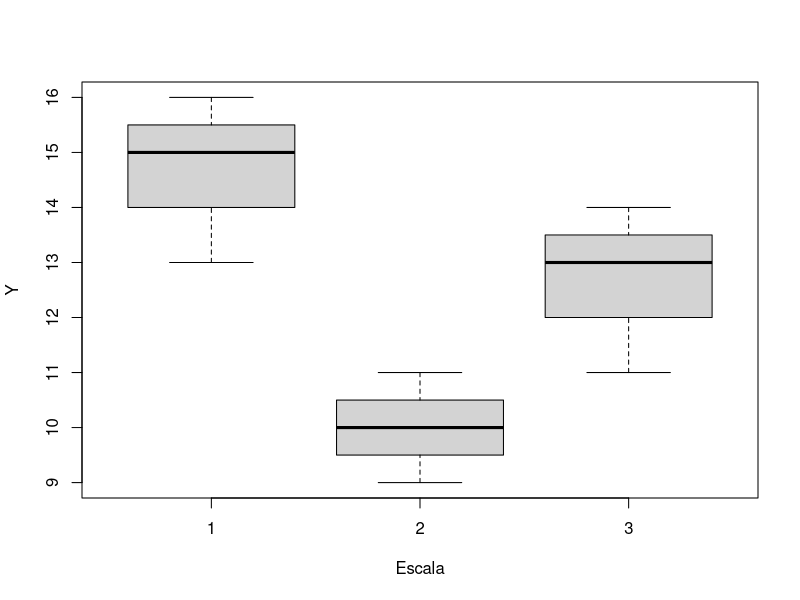
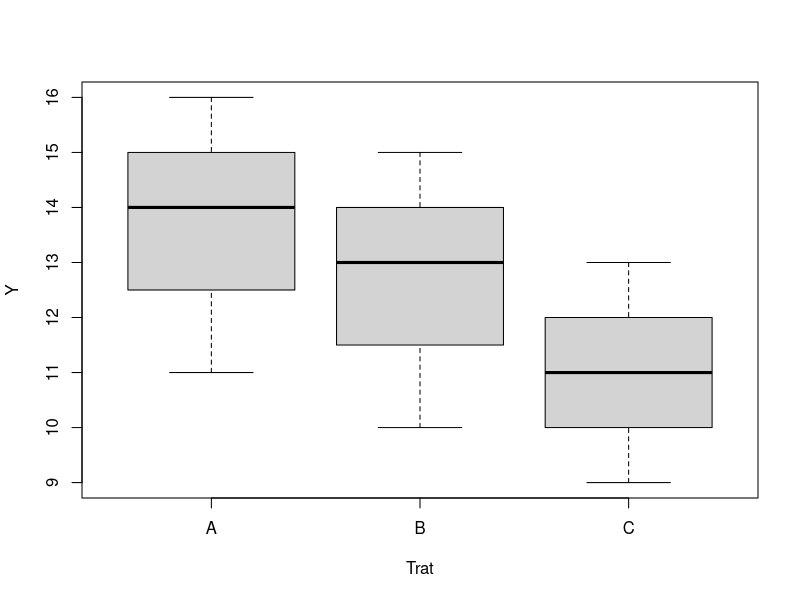
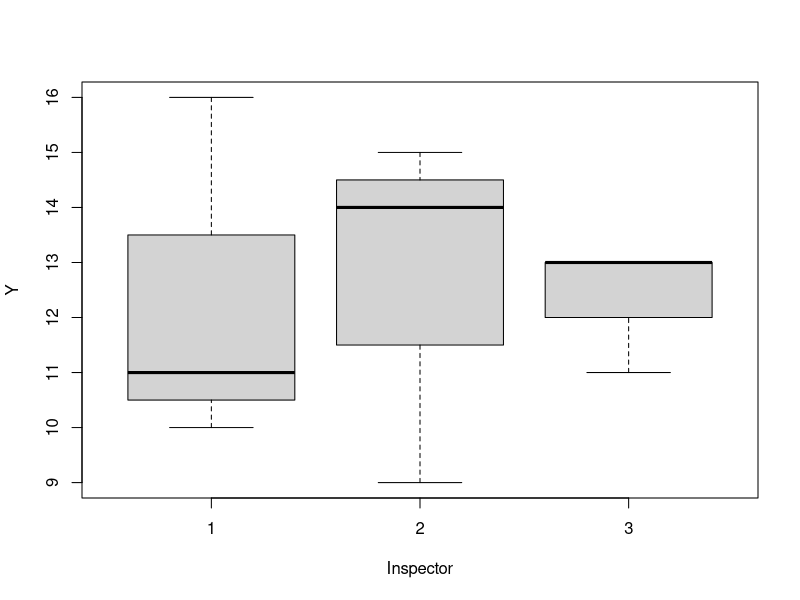
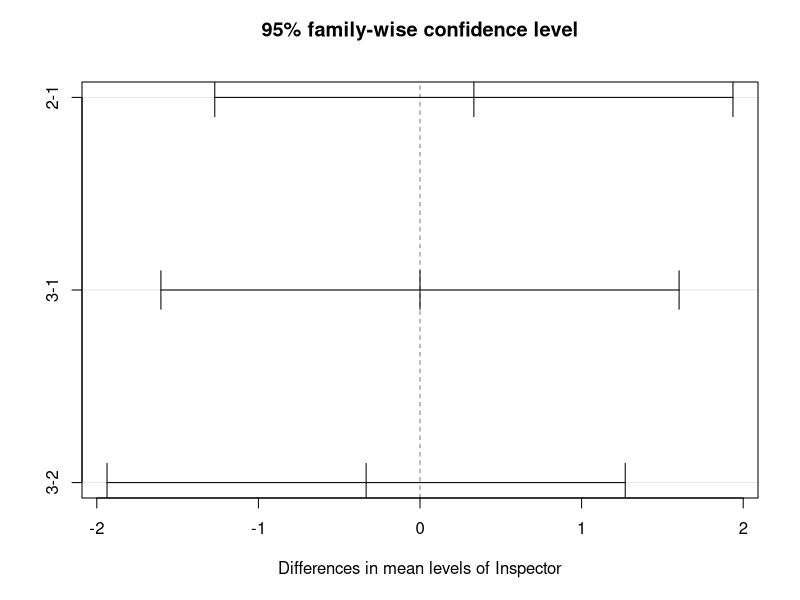
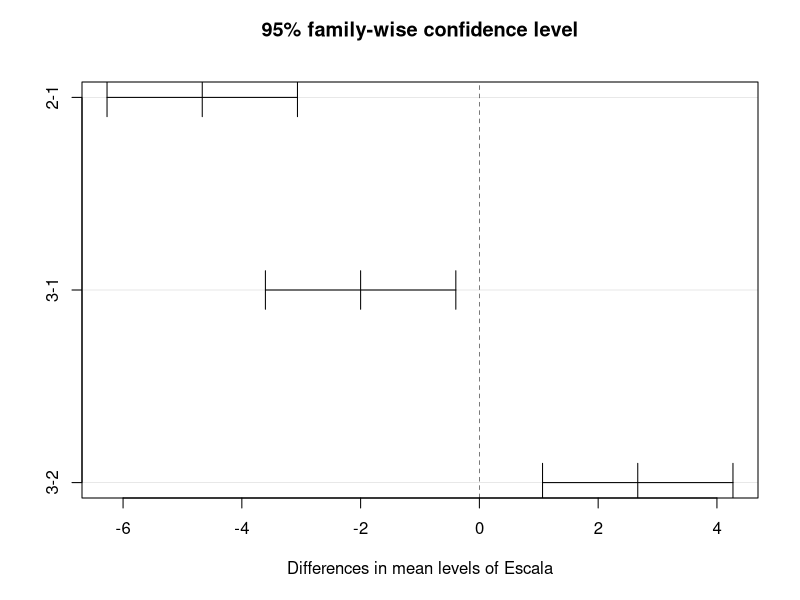
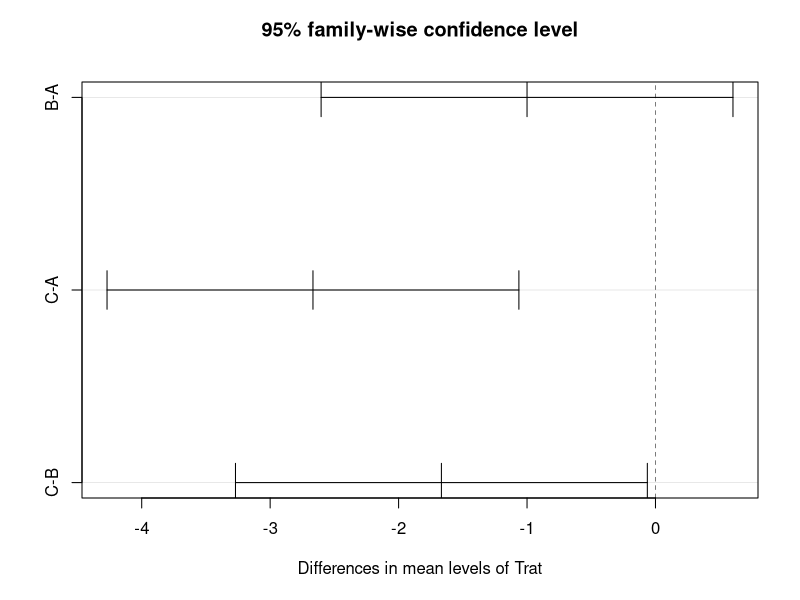
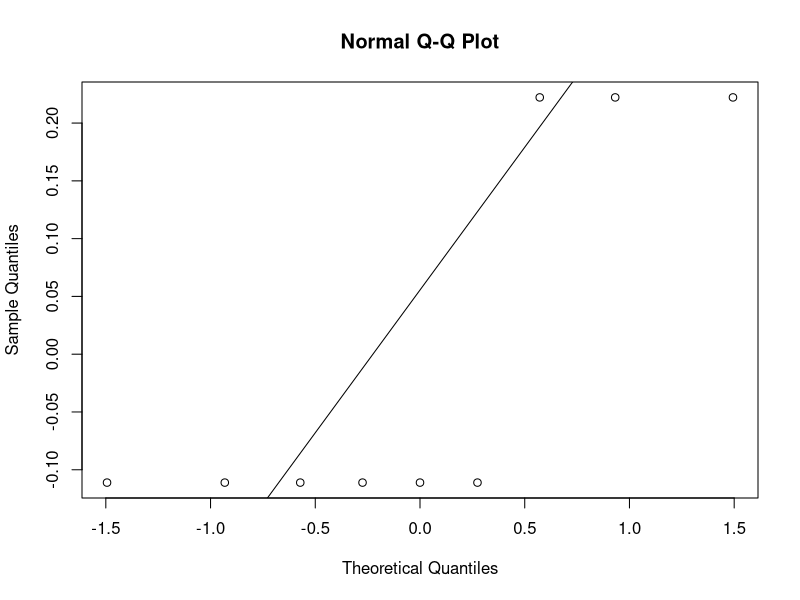

The R source for these figures, in order: (Note: this script raises an error after producing the figures.)

df=expand.grid(1:3,1:3)
df$Trat=c("A","B","C","B","C","A","C","A","B")
df$Y=c(16,15,13,10,9,11,11,14,13)
df

names(df)=c("Inspector","Escala","Trat","Y")
df

str(df)
df$Inspector=factor(df$Inspector)
df$Escala=factor(df$Escala)
df$Trat=factor(df$Trat)

modelo=aov(Y~Inspector+Escala+Trat,data=df)
summary(modelo)

boxplot(Y~Escala,data = df)
boxplot(Y~Trat,data = df)
boxplot(Y~Inspector,data = df)

tk=TukeyHSD(modelo)
tk
plot(tk)

qqnorm(modelo$residuals)
qqline(modelo$residuals)
shapiro.test(modelo$residuals)

requiere(car)
leveneTest(Y~Trat,data=df)
leveneTest(Y~Escala,data=df)

plot(modelo$residuals)
abline(h=0)

